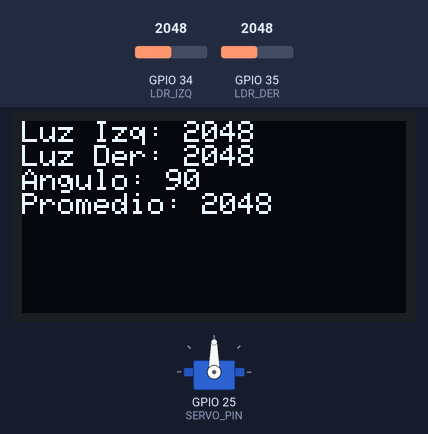
The sketch below on a simulated ESP32. Shown: servo, 128×64 one-colour display. Inputs (shaded band) come from the test bench; at power-on: GPIO 34 (LDR_IZQ) = 2048, GPIO 35 (LDR_DER) = 2048. What the sketch prints to the serial monitor is not drawn.

Above: at 3.2 s.
3.3 s: GPIO 34 (LDR_IZQ) set to 2160
At 3.62 s:
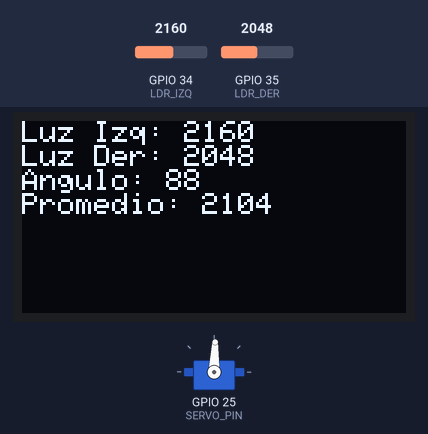
5.9 s: GPIO 35 (LDR_DER) set to 2149
At 6.7 s:
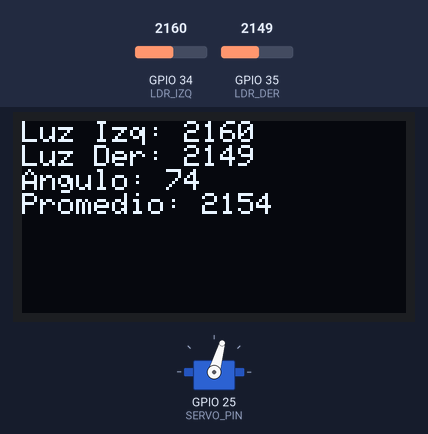
7.5 s: GPIO 35 (LDR_DER) set to 2047
At 10.14 s:
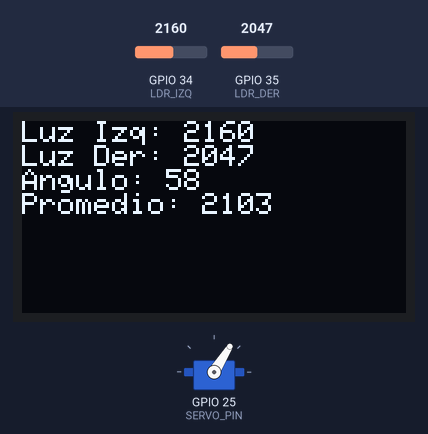
10.5 s: GPIO 34 (LDR_IZQ) set to 2047
At 11.3 s:
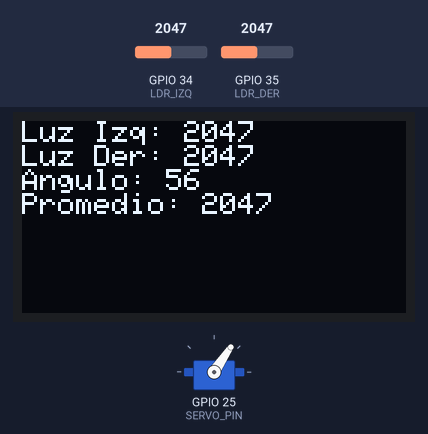
12.1 s: GPIO 34 (LDR_IZQ) set to 2866
At 15.03 s:
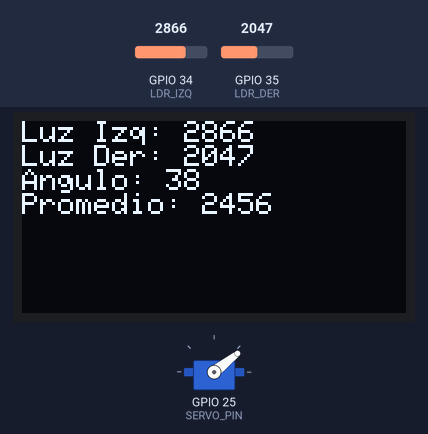
15.1 s: GPIO 35 (LDR_DER) set to 1228
At 18.29 s:
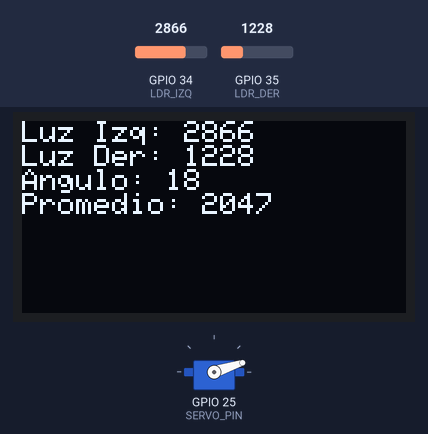
Timing chart, 0 to 19.9 s (numbered marks = the images above; inputs shaded):
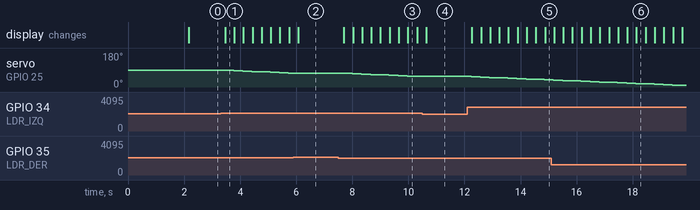

Measured:
- the behaviour switches between 2098 and 2099 on GPIO 34 (LDR_IZQ) (found by bisection; images 0 and 1)
- the behaviour switches between 2109 and 2110 on GPIO 35 (LDR_DER) (found by bisection; images 1 and 2)
- after the input at 3.3 s, servo on GPIO 25 (SERVO_PIN): moves from 90° to 74° over 2.3 s, starting after 0.14 s; the display: changes after 0.16 s (image 1)
- after the input at 5.9 s, servo on GPIO 25 (SERVO_PIN): stays 74° (without the input it goes to 72° after 0.14 s)
- after the input at 7.5 s, servo on GPIO 25 (SERVO_PIN): moves from 74° to 56° over 2.6 s, starting after 0.17 s; the display: first changes after 0.20 s (image 3 shows a later state)
- after the input at 10.5 s, servo on GPIO 25 (SERVO_PIN): stays 56° (without the input it goes to 54° after 0.11 s)
- after the input at 12.1 s, servo on GPIO 25 (SERVO_PIN): moves from 56° to 38° over 2.6 s, starting after 0.14 s; the display: first changes after 0.16 s (image 5 shows a later state)

The sketch:

Adafruit-IO.ino
```cpp
#include <WiFi.h>
#include "AdafruitIO_WiFi.h"
#include <ESP32Servo.h>
#include <Adafruit_GFX.h>
#include <Adafruit_SSD1306.h>

// ==========================
// CONFIGURACIÓN ADAFRUIT IO
// ==========================
#define IO_USERNAME  "Gtonlin3"
#define IO_KEY       "key"
#define WIFI_SSID    "2k18"
#define WIFI_PASS    "delunoalocho"

AdafruitIO_WiFi io(IO_USERNAME, IO_KEY, WIFI_SSID, WIFI_PASS);

// ==========================
// FEEDS DE ADAFRUIT IO
// ==========================
AdafruitIO_Feed *luz_izquierda = io.feed("luz_izquierda");
AdafruitIO_Feed *luz_derecha   = io.feed("luz_derecha");
AdafruitIO_Feed *angulo_servo  = io.feed("angulo_servo");
AdafruitIO_Feed *promedio_luz  = io.feed("promedio_luz");

// ==========================
// PANTALLA OLED
// ==========================
#define SCREEN_WIDTH 128
#define SCREEN_HEIGHT 64
#define OLED_RESET -1
Adafruit_SSD1306 display(SCREEN_WIDTH, SCREEN_HEIGHT, &Wire, OLED_RESET);

// ==========================
// PINES Y VARIABLES
// ==========================
const int LDR_IZQ = 34;
const int LDR_DER = 35;
const int SERVO_PIN = 25;

Servo servo;
int angulo = 90;                    // posición inicial
unsigned long lastUpdate = 0;       // para controlar envíos

// ==========================
// CONFIGURACIÓN INICIAL
// ==========================
void setup() {
  Serial.begin(115200);

  // --- SERVO ---
  servo.attach(SERVO_PIN, 500, 2400); // rango PWM para ESP32
  servo.write(90);                    // posición central

  // --- OLED ---
  if (!display.begin(SSD1306_SWITCHCAPVCC, 0x3C)) {
    Serial.println("❌ No se detecta la OLED");
    for (;;);
  }

  // --- CONEXIÓN A ADAFRUIT IO ---
  Serial.println("Conectando a Adafruit IO...");
  io.connect();
  while (io.status() < AIO_CONNECTED) {
    Serial.print(".");
    delay(1000);
  }
  Serial.println("\n✅ Conectado a Adafruit IO!");
}

// ==========================
// LOOP PRINCIPAL
// ==========================
void loop() {
  io.run();  // Mantiene conexión activa

  // --- Lectura de sensores ---
  int luzIzq = analogRead(LDR_IZQ);
  int luzDer = analogRead(LDR_DER);
  int promedio = (luzIzq + luzDer) / 2;
  int diferencia = luzIzq - luzDer;

  // --- Control automático del servo ---
  if (abs(diferencia) > 50) {
    if (diferencia > 0 && angulo > 0) angulo -= 2;       // más luz a la izquierda
    else if (diferencia < 0 && angulo < 180) angulo += 2; // más luz a la derecha
    servo.write(angulo);
  }

  // --- Mostrar en OLED ---
  display.clearDisplay();
  display.setCursor(0, 0);
  display.setTextSize(1);
  display.setTextColor(SSD1306_WHITE);
  display.print("Luz Izq: "); display.println(luzIzq);
  display.print("Luz Der: "); display.println(luzDer);
  display.print("Angulo: ");  display.println(angulo);
  display.print("Promedio: "); display.println(promedio);
  display.display();

  // --- Envío a Adafruit IO cada 15 segundos ---
  if (millis() - lastUpdate > 15000) {
    luz_izquierda->save(luzIzq);
    luz_derecha->save(luzDer);
    angulo_servo->save(angulo);
    promedio_luz->save(promedio);
    lastUpdate = millis();

    Serial.println("📡 Datos enviados a Adafruit IO:");
    Serial.print("Izq="); Serial.print(luzIzq);
    Serial.print(" | Der="); Serial.print(luzDer);
    Serial.print(" | Prom="); Serial.print(promedio);
    Serial.print(" | Angulo="); Serial.println(angulo);
  }

  delay(200); // estabiliza lectura sin saturar Wi-Fi
}
```
